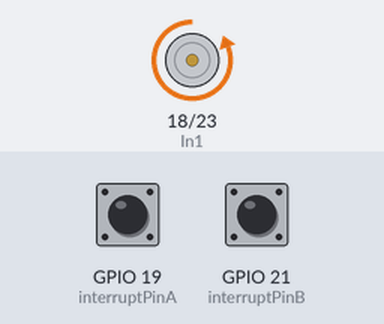
The sketch below on a simulated ESP32. Shown: motor-driver pin pairs drawn as motors (green arrow = first pin HIGH = forward, orange = second pin HIGH = backward, longer = more drive, scaled by the enable pin). Inputs (shaded band) come from the test bench; at power-on: GPIO 19 (interruptPinA) LOW, GPIO 21 (interruptPinB) LOW. What the sketch prints to the serial monitor is not drawn.

Above: at 0.1 s.
Timing chart, 0 to 1.6 s (numbered marks = the images above):
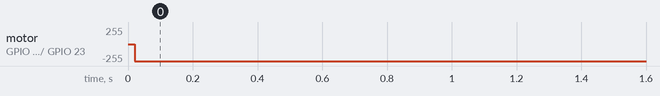

Measured:
- by itself, motor on GPIO 18 (In1) / GPIO 23 (In2): stopped → backward 255/255 at 0.02 s

The sketch:

Control_Posicion_ESP.ino
```cpp
hw_timer_t *timer = NULL;
//Declaración de Variables
//////////////////////////////////////////////////////////////////////////////////////////////////////////////////

// Pin 2 y 3 para señales A y B de encoder
const int interruptPinA = 19;
const int interruptPinB = 21;

// Contador: cuenta las interrupciones debido a un flanco de subida en el encoder
double counter = 0;

// Variable para registrar la velocidad del motor.
double VelocidadEnRPM = 0.0;
double theta = 0;
double theta_ref = 0;
double theta_err = 0;
double d_err = 0;
double theta_err_ant = 0;
double Sa = 0;
double su = 0;
double v = 0;
// Tiempo transcurrido
double tiempo=0.0;
double tiempo_ant =0.0;
// Señal de entrada
double DutyCycle = 0.0;
// Señales de control
double Error = 0, m=0, Error_D=0, Error_Ant=0;
double VelReq = 60;

double s = 0;
double u = 0;
double d_w = 0;
double w = 0;

//double c = 70;
double alpha = 55;
double beta = 21;

int act_control = 0;


////////////////////////////////////////////////////////////////////////////////////////////////////////////////////
//Configuración de Pines

const int Enable = 16;
const int In1 = 18;
const int In2 = 23;

int i = 11;

// Configuraciòn PWM
const int PWM_Channel1 = 0;
const int PWM_Freq = 31000;
const int PWM_Res = 8;

//
double dt = 0.02;

int signa(float s){
  if (s > 0) {
    return 1;
  }
  else if (s < 0) {
    return (-1);
  }
  else {
    return 0;
  }
}

void setup() {
  //pinMode(Enable,OUTPUT);
  Serial.begin(115200);
  Serial.println("Ready!");
  pinMode(In1,OUTPUT);
  pinMode(In2,OUTPUT);

  // El Pin interruptPinA es entrada, se conecta a la señal del encoder Canal A (tren de pulsos).
  pinMode(interruptPinA, INPUT);
  // El Pin interruptPinB es entrada, se conecta a la señal del encoder Canal B (tren de pulsos).
  pinMode(interruptPinB, INPUT);

  attachInterrupt(digitalPinToInterrupt(interruptPinA), ISR_countingA, RISING);
  attachInterrupt(digitalPinToInterrupt(interruptPinB), ISR_countingB, RISING);

  // Timer1: Se dispara cada 20000 microsegundos=0.02 Segundos.
  timer=timerBegin(2,80,true);
  timerAttachInterrupt(timer, &ISR_RevolucionesPorMinuto, true);
  // Activa la interrupción: Ejecuta la función RevolucionesPorMinuto
  timerAlarmWrite(timer, 20000, true);
  timerAlarmEnable(timer);

  ledcSetup(PWM_Channel1, PWM_Freq, PWM_Res);
  ledcAttachPin(Enable, PWM_Channel1);

}

void loop() {
  // Generación de señal de entrada
  // if (tiempo <= 3){
  //   VelReq = 0;
  // }
  // else{
  //   // if (i<70 && i>10){
  //   //   i++;
  //   // }
  //   // else {
  //   //   i = 11;
  //   // }
  //   // VelReq = i;
  //   VelReq = 50;
  // }
 //VelReq = 80;
 //VelReq =60+15*sin(2*3.141592*0.5*tiempo_ant*1000);
 theta_ref = 180;

  if (act_control == 1){
  dt = (millis()-tiempo_ant)/1000;
  tiempo_ant = millis();

  theta = (counter*(360)/(495*2));

  //VelocidadEnRPM = 60*counter/(dt*495*2);

  theta_err = theta_ref - theta;

  d_err = (theta_err - theta_err_ant)/dt;
  theta_err_ant = theta_err;


  tiempo = tiempo + dt;

  //m = 120;
  //m = VelReq;

/**
  Error = VelReq - VelocidadEnRPM;
  Error_D = (Error - Error_Ant)/dt;
  Error_Ant = Error;

  // m = kp*Error + ki*Error_Int + kd*Error_D;

  //s = Error_D + c*Error;**/
  d_w = signa(theta_err) * dt;
  w = w + d_w;
  u = alpha * sqrt(abs(theta_err)) * signa(theta_err) + beta * w;

  v = abs(u);
  su = signa(u);


  if(v>255){
    v = 255;
  }
  else if(v<0){
    v = 0;
  }

  DutyCycle = v;
  //DutyCycle = 170;

  if (1<=su){
    digitalWrite(In1, LOW);
    digitalWrite(In2, HIGH);
  }
  else if (1>su){
    digitalWrite(In1, HIGH);
    digitalWrite(In2, LOW);
  }

  ledcWrite(PWM_Channel1, DutyCycle);


  // Se reinicia el contador para que vuelva a contar hasta la siguiente interrupción.

  act_control = 0;

  }

  // Se imprime el valor del DutyCycle y de la velocidad del motor en RPM
  //Serial.println("DutyCycle");
  Serial.print(DutyCycle);
  //Serial.println("\t");
  //Serial.println("VelReq");
  Serial.print(",");
  Serial.print(theta_ref);
  Serial.print(",");
  //Serial.println("\t");
  //Serial.println("VelocidadEnRPM");
  Serial.println(theta);
  //Serial.println("\t");


}

void ISR_countingA() {
  //Contador
  if(digitalRead(interruptPinB)){

    counter++;
  }
  else{
    counter--;
  }
}

void ISR_countingB() {
  //Contador
  if(digitalRead(interruptPinA)){
    counter--;
  }
  else{
    counter++;
 }
}

void ISR_RevolucionesPorMinuto(){
  // Velocidad en Revoluciones por minuto: esta parte "(counter/CuentasPorRevolucion)/Ts"
  // da las revoluciones por segundo a las que gira el encoder,
  // se multiplica por 60 segundos para obtener esta velocidad en RPM
  act_control = 1;

}
```
